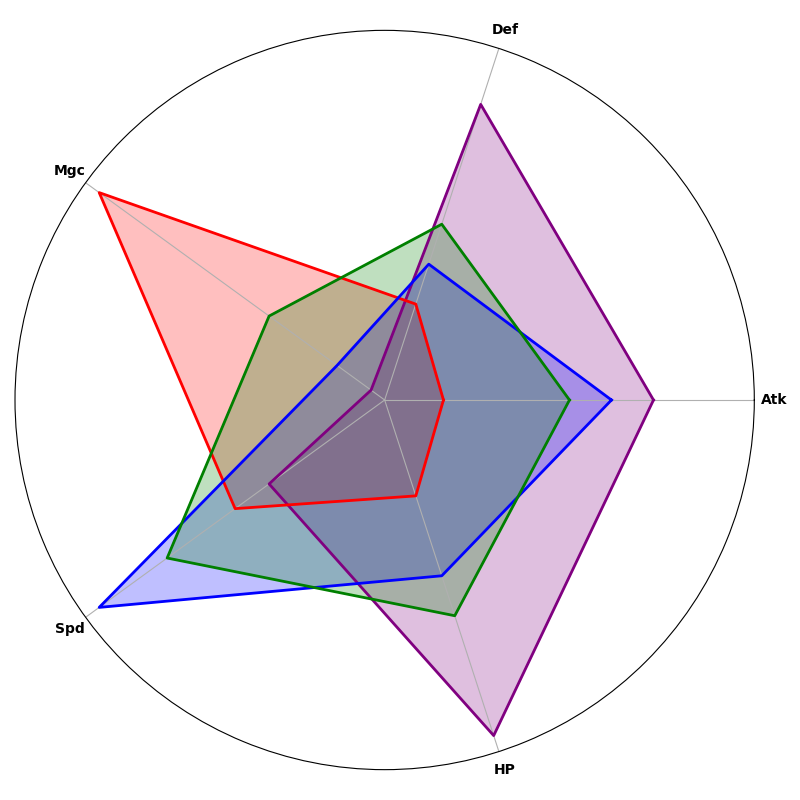

The script that drew this image:
import numpy as np
import matplotlib.pyplot as plt
from math import pi

categories = ['Atk', 'Def', 'Mgc', 'Spd', 'HP']
num_vars = len(categories)

warrior = [8, 9, 2, 5, 10]
mage = [3, 4, 10, 6, 4]
rogue = [7, 5, 3, 10, 6]
ranger = [6, 6, 5, 8, 7]

data = [warrior, mage, rogue, ranger]
# Manually shuffled colors
colors = ['purple', 'red', 'blue', 'green']

angles = np.linspace(0, 2 * pi, num_vars, endpoint=False).tolist()
angles += angles[:1]

def plot_radar_chart(ax, data, color):
    data += data[:1]
    ax.plot(angles, data, color=color, linewidth=2)
    ax.fill(angles, data, color=color, alpha=0.25)

fig, ax = plt.subplots(figsize=(8, 8), subplot_kw=dict(polar=True))

for idx, class_data in enumerate(data):
    plot_radar_chart(ax, class_data, colors[idx])

ax.set_yticks([])
ax.set_xticks(angles[:-1])
ax.set_xticklabels(categories, fontsize=10, color='black', weight='bold')

plt.tight_layout()
plt.show()
